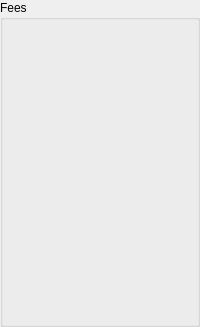
         <widget class="QGroupBox" name="Fees">
          <property name="title">
           <string>Fees</string>
          </property>
          <layout class="QVBoxLayout" name="verticalLayout_13">
           <item>
            <widget class="QLabel" name="fees_1">
             <property name="font">
              <font>
               <family>Calibri</family>
               <pointsize>11</pointsize>
               <bold>false</bold>
              </font>
             </property>
             <property name="text">
              <string/>
             </property>
             <property name="alignment">
              <set>Qt::AlignRight|Qt::AlignTrailing|Qt::AlignVCenter</set>
             </property>
            </widget>
           </item>
           <item>
            <widget class="QLabel" name="fees_2">
             <property name="font">
              <font>
               <family>Calibri</family>
               <pointsize>11</pointsize>
               <bold>false</bold>
              </font>
             </property>
             <property name="text">
              <string/>
             </property>
             <property name="alignment">
              <set>Qt::AlignRight|Qt::AlignTrailing|Qt::AlignVCenter</set>
             </property>
            </widget>
           </item>
           <item>
            <widget class="QLabel" name="fees_3">
             <property name="font">
              <font>
               <family>Calibri</family>
               <pointsize>11</pointsize>
               <bold>false</bold>
              </font>
             </property>
             <property name="text">
              <string/>
             </property>
             <property name="alignment">
              <set>Qt::AlignRight|Qt::AlignTrailing|Qt::AlignVCenter</set>
             </property>
            </widget>
           </item>
           <item>
            <widget class="QLabel" name="fees_4">
             <property name="font">
              <font>
               <family>Calibri</family>
               <pointsize>11</pointsize>
               <bold>false</bold>
              </font>
             </property>
             <property name="text">
              <string/>
             </property>
             <property name="alignment">
              <set>Qt::AlignRight|Qt::AlignTrailing|Qt::AlignVCenter</set>
             </property>
            </widget>
           </item>
           <item>
            <widget class="QLabel" name="fees_5">
             <property name="font">
              <font>
               <family>Calibri</family>
               <pointsize>11</pointsize>
               <bold>false</bold>
              </font>
             </property>
             <property name="text">
              <string/>
             </property>
             <property name="alignment">
              <set>Qt::AlignRight|Qt::AlignTrailing|Qt::AlignVCenter</set>
             </property>
            </widget>
           </item>
           <item>
            <widget class="QLabel" name="fees_6">
             <property name="font">
              <font>
               <family>Calibri</family>
               <pointsize>11</pointsize>
               <bold>false</bold>
              </font>
             </property>
             <property name="text">
              <string/>
             </property>
             <property name="alignment">
              <set>Qt::AlignRight|Qt::AlignTrailing|Qt::AlignVCenter</set>
             </property>
            </widget>
           </item>
           <item>
            <widget class="QLabel" name="fees_7">
             <property name="font">
              <font>
               <family>Calibri</family>
               <pointsize>11</pointsize>
               <bold>false</bold>
              </font>
             </property>
             <property name="text">
              <string/>
             </property>
             <property name="alignment">
              <set>Qt::AlignRight|Qt::AlignTrailing|Qt::AlignVCenter</set>
             </property>
            </widget>
           </item>
           <item>
            <widget class="QLabel" name="fees_8">
             <property name="font">
              <font>
               <family>Calibri</family>
               <pointsize>11</pointsize>
               <bold>false</bold>
              </font>
             </property>
             <property name="text">
              <string/>
             </property>
             <property name="alignment">
              <set>Qt::AlignRight|Qt::AlignTrailing|Qt::AlignVCenter</set>
             </property>
            </widget>
           </item>
           <item>
            <widget class="QLabel" name="fees_9">
             <property name="font">
              <font>
               <family>Calibri</family>
               <pointsize>11</pointsize>
               <bold>false</bold>
              </font>
             </property>
             <property name="text">
              <string/>
             </property>
             <property name="alignment">
              <set>Qt::AlignRight|Qt::AlignTrailing|Qt::AlignVCenter</set>
             </property>
            </widget>
           </item>
           <item>
            <widget class="QLabel" name="fees_10">
             <property name="font">
              <font>
               <family>Calibri</family>
               <pointsize>11</pointsize>
               <bold>false</bold>
              </font>
             </property>
             <property name="text">
              <string/>
             </property>
             <property name="alignment">
              <set>Qt::AlignRight|Qt::AlignTrailing|Qt::AlignVCenter</set>
             </property>
            </widget>
           </item>
           <item>
            <widget class="QLabel" name="fees_11">
             <property name="font">
              <font>
               <family>Calibri</family>
               <pointsize>11</pointsize>
               <bold>false</bold>
              </font>
             </property>
             <property name="text">
              <string/>
             </property>
             <property name="alignment">
              <set>Qt::AlignRight|Qt::AlignTrailing|Qt::AlignVCenter</set>
             </property>
            </widget>
           </item>
           <item>
            <widget class="QLabel" name="fees_12">
             <property name="font">
              <font>
               <family>Calibri</family>
               <pointsize>11</pointsize>
               <bold>false</bold>
              </font>
             </property>
             <property name="text">
              <string/>
             </property>
             <property name="alignment">
              <set>Qt::AlignRight|Qt::AlignTrailing|Qt::AlignVCenter</set>
             </property>
            </widget>
           </item>
          </layout>
         </widget>
